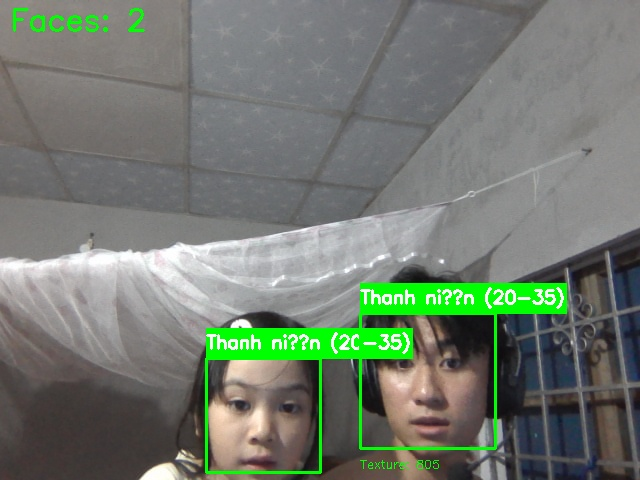
#> input picture capture_20250921_204633.jpg, 640 x 480 px
$ python -i simple_face_age_app.py   (imports and definitions only)   (older library calls are emulated)
#> lines starting #> are read from the running program, lines starting #| are printed output that depends on the picture; after the words box and inside, x2 and y2 are one past the last pixel; in counts of white or black regions, pixels touching at a corner belong together
#> further down, picture is the input picture: shape (480, 640, 3); mean B, G, R 110.9, 122.3, 113.7
import cv2
import numpy as np
import streamlit as st
from PIL import Image
import os

class SimpleFaceAgeDetector:
    def __init__(self):
        """Khởi tạo detector đơn giản với Haar Cascades"""
        # Sử dụng Haar Cascade có sẵn trong OpenCV
        self.face_cascade = cv2.CascadeClassifier(cv2.data.haarcascades + 'haarcascade_frontalface_default.xml')

        # Các nhóm tuổi để phân loại
        self.age_groups = ['Trẻ em (0-12)', 'Thiếu niên (13-19)', 'Thanh niên (20-35)',
                          'Trung niên (36-55)', 'Cao tuổi (56+)']

    def detect_faces(self, image):
        """Phát hiện khuôn mặt sử dụng Haar Cascades"""
        gray = cv2.cvtColor(image, cv2.COLOR_BGR2GRAY)
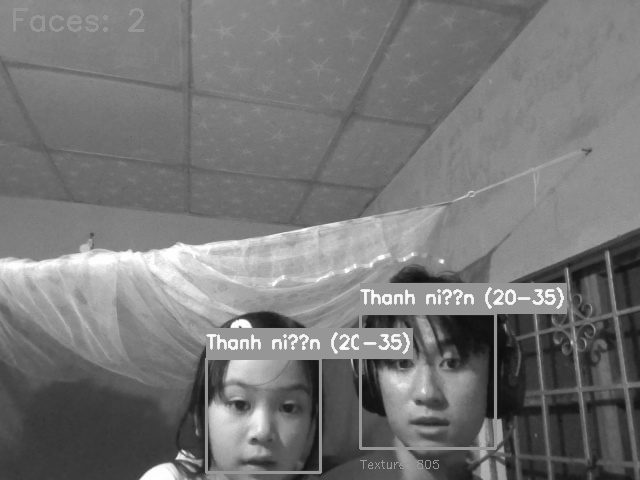
#> gray: shape (480, 640); min 13, max 255, mean 118.4
        faces = self.face_cascade.detectMultiScale(
            gray,
            scaleFactor=1.1,
            minNeighbors=5,
            minSize=(30, 30)
        )
#> faces = [[206, 361, 111, 111]]
        return faces

    def estimate_age_simple(self, face_region):
        """Ước tính độ tuổi đơn giản dựa trên đặc trưng khuôn mặt"""
        # Chuyển sang grayscale
        gray_face = cv2.cvtColor(face_region, cv2.COLOR_BGR2GRAY)

        # Tính toán một số đặc trưng đơn giản
        height, width = gray_face.shape

        # Phân tích texture (độ nhám của da)
        laplacian_var = cv2.Laplacian(gray_face, cv2.CV_64F).var()

        # Phân tích độ tương phản
        contrast = gray_face.std()

        # Phân tích histogram
        hist = cv2.calcHist([gray_face], [0], None, [256], [0, 256])
        hist_mean = np.mean(hist)

        # Logic đơn giản để ước tính tuổi
        age_score = 0

        # Texture score (da nhăn nhiều = tuổi cao)
        if laplacian_var < 100:
            age_score += 2  # Da mịn = trẻ
        elif laplacian_var < 300:
            age_score += 1
        else:
            age_score += 0  # Da nhăn = già

        # Contrast score
        if contrast > 50:
            age_score += 1  # Tương phản cao = trẻ

        # Size score (khuôn mặt lớn thường là người lớn)
        face_area = height * width
        if face_area > 10000:
            age_score -= 1

        # Quyết định nhóm tuổi
        if age_score >= 3:
            return self.age_groups[0]  # Trẻ em
        elif age_score >= 2:
            return self.age_groups[1]  # Thiếu niên
        elif age_score >= 1:
            return self.age_groups[2]  # Thanh niên
        elif age_score >= 0:
            return self.age_groups[3]  # Trung niên
        else:
            return self.age_groups[4]  # Cao tuổi

    def process_image(self, image):
        """Xử lý ảnh: phát hiện khuôn mặt và ước tính độ tuổi"""
        faces = self.detect_faces(image)
#> faces = [[206, 361, 111, 111]]
        results = []

        for (x, y, w, h) in faces:
            # Cắt vùng khuôn mặt
            face_region = image[y:y+h, x:x+w]

            # Ước tính tuổi
            estimated_age = self.estimate_age_simple(face_region)

            # Vẽ bounding box
            cv2.rectangle(image, (x, y), (x+w, y+h), (0, 255, 0), 2)

            # Vẽ text tuổi
            cv2.putText(image, estimated_age, (x, y-10),
                       cv2.FONT_HERSHEY_SIMPLEX, 0.6, (0, 255, 0), 2)

            results.append({
                'bbox': (x, y, w, h),
                'age': estimated_age
            })
#> this loop made 1 pass
#> (x, y, w, h, height in estimate_age_simple, width in estimate_age_simple, laplacian_var in estimate_age_simple, contrast in estimate_age_simple) on pass 1: (206, 361, 111, 111, 111, 111, 435.8, 54.73)
#> pass 1, in process_image, `face_region = image[y:y+h, x:x+w]`:
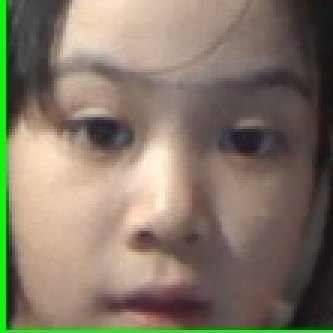
#> face_region: shape (111, 111, 3) (shown 3 times larger); mean B, G, R 103, 119.3, 131.4
#> pass 1, in estimate_age_simple, `gray_face = cv2.cvtColor(face_region, cv2.COLOR_BGR2GRAY)`:
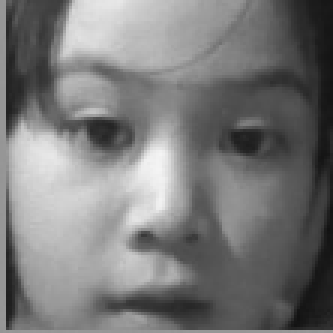
#> gray_face: shape (111, 111) (shown 3 times larger); min 18, max 244, mean 121.1
#> after the loop:
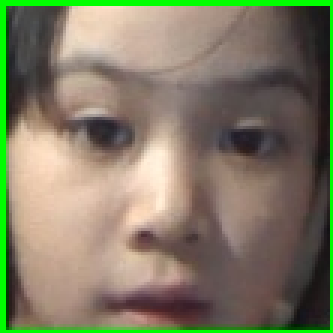
#> face_region: shape (111, 111, 3) (shown 3 times larger); 5.33% of pixels changed, all inside (x1, y1, x2, y2) = (0, 0, 111, 111)
#> after the loop:
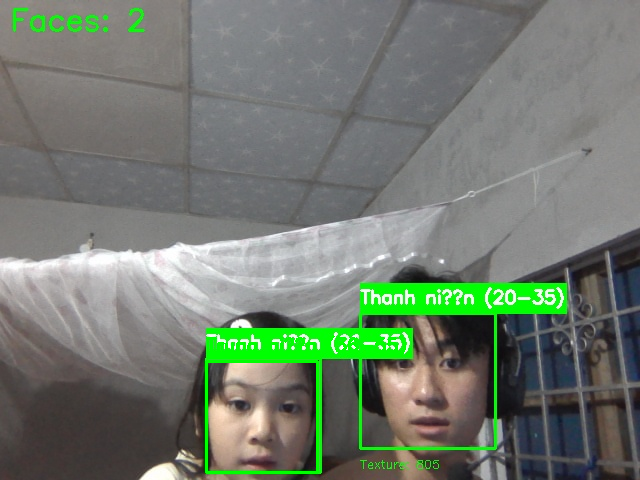
#> image: shape (480, 640, 3); 0.83% of pixels changed, all inside (x1, y1, x2, y2) = (205, 335, 406, 474)
#> after the loop, results = 1 item

        return image, results

# [158 lines left out: function main, not called in this run]

# [2 lines not run here, left out]

>>> import cv2
>>> picture = cv2.imread('capture_20250921_204633.jpg')
>>> result = SimpleFaceAgeDetector().process_image(picture)
